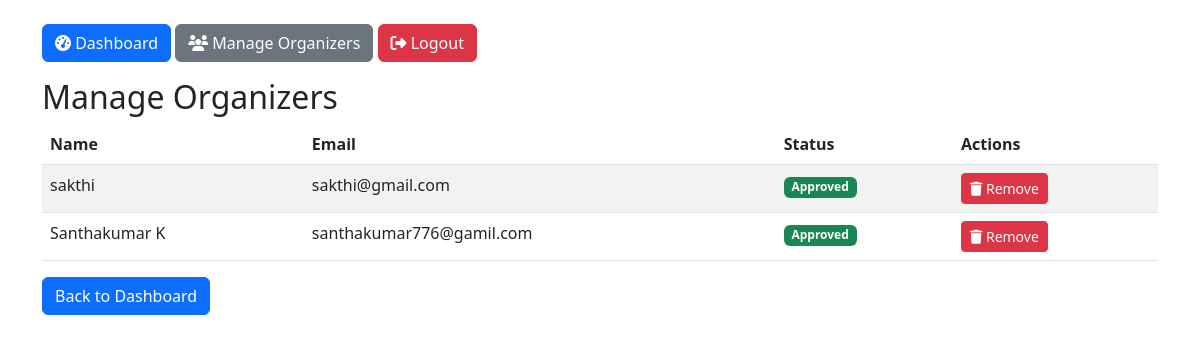
The app's page /admin/manage_organizers.php (signed in) with its own data.
### tables this page shows
CREATE TABLE `users` (
  `user_id` int(11) NOT NULL,
  `name` varchar(100) NOT NULL,
  `email` varchar(100) NOT NULL,
  `password` varchar(255) NOT NULL,
  `role` enum('admin','organizer','attendee') NOT NULL,
  `is_approved` tinyint(1) DEFAULT 0,
  `profile_completed` tinyint(1) DEFAULT 0,
  `registered_at` datetime DEFAULT current_timestamp(),
  `is_active` tinyint(1) NOT NULL DEFAULT 0
);

### admin/manage_organizers.php (the view, shortened to what this page needs)
<?php
include '../includes/db.php';
$stmt = $pdo->query("SELECT * FROM users WHERE role = 'organizer' ORDER BY is_approved, name");
$organizers = $stmt->fetchAll();
?>
<!DOCTYPE html>
<html>
<head>
    <link href="https://cdn.jsdelivr.net/npm/bootstrap@5.3.0/dist/css/bootstrap.min.css" rel="stylesheet">
    <link rel="stylesheet" href="https://cdnjs.cloudflare.com/ajax/libs/font-awesome/6.4.0/css/all.min.css">
</head>
<body>
    <div class="container mt-4">
        <div class="mb-3">
            <a href="dashboard.php" class="btn btn-primary">
                <i class="fas fa-tachometer-alt"></i> Dashboard
            </a>
            <a href="manage_organizers.php" class="btn btn-secondary">
                <i class="fas fa-users"></i> Manage Organizers
            </a>
            <a href="logout.php" class="btn btn-danger">
                <i class="fas fa-sign-out-alt"></i> Logout
            </a>
        </div>
        <h2>Manage Organizers</h2>
        <table class="table table-striped">
            <thead>
                <tr>
                    <th>Name</th>
                    <th>Email</th>
                    <th>Status</th>
                    <th>Actions</th>
                </tr>
            </thead>
            <tbody>
                <?php foreach ($organizers as $organizer): ?>
                <tr>
                    <td><?= htmlspecialchars($organizer['name']) ?></td>
                    <td><?= htmlspecialchars($organizer['email']) ?></td>
                    <td>
                        <?php if ($organizer['is_approved'] == 1): ?>
                            <span class="badge bg-success">Approved</span>
                        <?php else: ?>
                            <span class="badge bg-warning">Pending</span>
                        <?php endif; ?>
                    </td>
                    <td>
                        <?php if ($organizer['is_approved'] == 0): ?>
                            <form action="approve_organizer.php" method="POST" class="d-inline">
                                <input type="hidden" name="user_id" value="<?= $organizer['user_id'] ?>">
                                <input type="hidden" name="action" value="approve">
                                <button type="submit" class="btn btn-sm btn-success">
                                    <i class="fas fa-check"></i> Approve
                                </button>
                            </form>
                            <form action="approve_organizer.php" method="POST" class="d-inline"
                                  onsubmit="return confirm('Are you sure you want to reject this organizer?');">
                                <input type="hidden" name="user_id" value="<?= $organizer['user_id'] ?>">
                                <input type="hidden" name="action" value="reject">
                                <button type="submit" class="btn btn-sm btn-danger">
                                    <i class="fas fa-times"></i> Reject
                                </button>
                            </form>
                        <?php else: ?>
                            <form action="approve_organizer.php" method="POST" class="d-inline"
                                  onsubmit="return confirm('Are you sure you want to remove this organizer?');">
                                <button type="submit" class="btn btn-sm btn-danger">
                                    <i class="fas fa-trash"></i> Remove
                                </button>
                            </form>
                        <?php endif; ?>
                    </td>
                </tr>
                <?php endforeach; ?>
            </tbody>
        </table>
        <a href="dashboard.php" class="btn btn-primary">Back to Dashboard</a>
    </div>
</body>
</html>

### records on screen
users: name "sakthi", email "sakthi@gmail.com", is_approved "Approved"
users: name "Santhakumar K", email "santhakumar776@gamil.com", is_approved "Approved"
